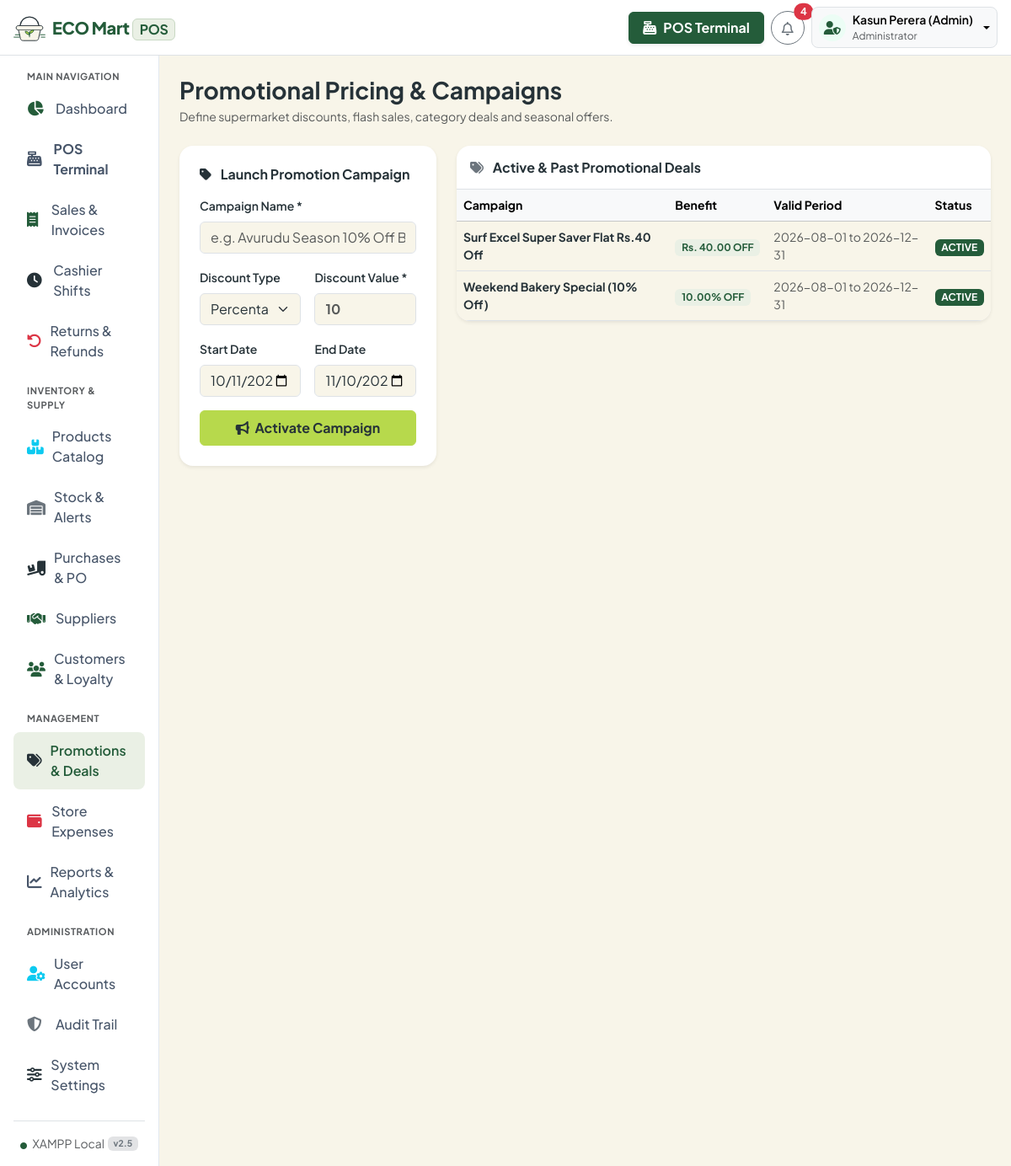
The app's page /promotions/index.php (signed in) with its own data.
### tables this page shows
CREATE TABLE `promotions` (
  `id` int(11) NOT NULL AUTO_INCREMENT,
  `title` varchar(150) NOT NULL,
  `type` enum('percentage','fixed','bogo') NOT NULL DEFAULT 'percentage',
  `value` decimal(10,2) NOT NULL DEFAULT 0.00,
  `category_id` int(11) DEFAULT NULL,
  `product_id` int(11) DEFAULT NULL,
  `min_spend` decimal(10,2) DEFAULT 0.00,
  `start_date` date NOT NULL,
  `end_date` date NOT NULL,
  `status` enum('active','inactive') DEFAULT 'active',
  PRIMARY KEY (`id`)
);

### promotions/index.php (the view, shortened to what this page needs)
<?php
require_once __DIR__ . '/../includes/header.php';
require_once __DIR__ . '/../includes/navbar.php';
$db = Database::getConnection();
$promos = $db->query("SELECT * FROM promotions ORDER BY id DESC")->fetchAll();
?>
<div class="d-flex">
    <?php require_once __DIR__ . '/../includes/sidebar.php'; ?>
    <div class="flex-grow-1 p-4" style="background: #f8fafc; min-height: calc(100vh - 65px);">
        <div class="d-flex flex-wrap justify-content-between align-items-center mb-4 gap-3">
            <div>
                <h3 class="fw-bold text-dark mb-1">Promotional Pricing & Campaigns</h3>
                <p class="text-muted small m-0">Define supermarket discounts, flash sales, category deals and seasonal offers.</p>
            </div>
        </div>
        <div class="row g-4">
            <div class="col-lg-4">
                <div class="card border-0 shadow-sm rounded-4 p-4 bg-white">
                    <h6 class="fw-bold mb-3"><i class="fa-solid fa-tag text-warning me-2"></i> Launch Promotion Campaign</h6>
                    <form method="POST" action="index.php" class="row g-3">
                        <div class="col-12">
                            <label class="form-label fw-semibold small">Campaign Name *</label>
                            <input type="text" name="title" class="form-control" placeholder="e.g. Avurudu Season 10% Off Bakery" required>
                        </div>
                        <div class="col-md-6">
                            <label class="form-label fw-semibold small">Discount Type</label>
                            <select name="type" class="form-select">
                                <option value="percentage">Percentage (%)</option>
                            </select>
                        </div>
                        <div class="col-md-6">
                            <label class="form-label fw-semibold small">Discount Value *</label>
                            <input type="number" step="0.5" name="value" class="form-control fw-bold" placeholder="10" required>
                        </div>
                        <div class="col-md-6">
                            <label class="form-label fw-semibold small">Start Date</label>
                            <input type="date" name="start_date" class="form-control" value="<?= date('Y-m-d') ?>">
                        </div>
                        <div class="col-md-6">
                            <label class="form-label fw-semibold small">End Date</label>
                            <input type="date" name="end_date" class="form-control" value="<?= date('Y-m-d', strtotime('+30 days')) ?>">
                        </div>
                        <div class="col-12">
                            <button type="submit" class="btn btn-warning w-100 fw-bold py-2"><i class="fa-solid fa-bullhorn me-1"></i> Activate Campaign</button>
                        </div>
                    </form>
                </div>
            </div>
            <div class="col-lg-8">
                <div class="card border-0 shadow-sm rounded-4 bg-white overflow-hidden">
                    <div class="p-3 border-bottom">
                        <h6 class="fw-bold m-0"><i class="fa-solid fa-tags text-secondary me-2"></i> Active & Past Promotional Deals</h6>
                    </div>
                    <div class="table-responsive">
                        <table class="table table-hover align-middle mb-0">
                            <thead class="table-light small text-muted">
                                <tr>
                                    <th>Campaign</th>
                                    <th>Benefit</th>
                                    <th>Valid Period</th>
                                    <th>Status</th>
                                </tr>
                            </thead>
                            <tbody>
                                <?php foreach ($promos as $pr): ?>
                                    <tr>
                                        <td class="fw-bold small text-dark"><?= htmlspecialchars($pr['title']) ?></td>
                                        <td>
                                            <span class="badge bg-success-subtle text-success fw-bold">
                                                <?= $pr['type'] === 'percentage' ? $pr['value'] . '% OFF' : 'Rs. ' . number_format($pr['value'], 2) . ' OFF' ?>
                                            </span>
                                        </td>
                                        <td class="small text-muted"><?= htmlspecialchars($pr['start_date']) ?> to <?= htmlspecialchars($pr['end_date']) ?></td>
                                        <td><span class="badge bg-success"><?= strtoupper($pr['status']) ?></span></td>
                                    </tr>
                                <?php endforeach; ?>
                            </tbody>
                        </table>
                    </div>
                </div>
            </div>
        </div>
    </div>
</div>
<?php require_once __DIR__ . '/../includes/footer.php'; ?>

### includes/header.php (style rules this page uses)
:root { --eco-primary: #245C3A; --eco-cream: #F8F5E9; --eco-accent: #B7D94C; --eco-text: #263238; --primary-emerald: var(--eco-primary); --primary-emerald-dark: #19452B; --primary-emerald-light: #EAF0E5; --pos-bg: var(--eco-cream); --bs-success: var(--eco-primary); --bs-success-rgb: 36, 92, 58; --bs-primary: var(--eco-primary); --bs-primary-rgb: 36, 92, 58; --bs-warning: var(--eco-accent); --bs-warning-rgb: 183, 217, 76; --bs-body-color: var(--eco-text); --bs-body-bg: var(--eco-cream); --bs-link-color: var(--eco-primary); --bs-link-hover-color: #19452B; --font-main: 'Plus Jakarta Sans', system-ui, -apple-system, sans-serif; --font-mono: 'JetBrains Mono', monospace; }
body { font-family: var(--font-main); background-color: var(--eco-cream); color: var(--eco-text); }
[style*="#f8fafc"], [style*="#f1f5f9"] { background-color: var(--eco-cream) !important; }
.text-success, .navbar-brand { color: var(--eco-primary) !important; }
.text-dark { color: var(--eco-text) !important; }
.btn-success, .bg-success, .badge-pos { background-color: var(--eco-primary) !important; border-color: var(--eco-primary) !important; }
.bg-success-subtle { background-color: #EAF0E5 !important; }
.btn-warning, .bg-warning { background-color: var(--eco-accent) !important; border-color: var(--eco-accent) !important; color: var(--eco-text) !important; }
.text-warning, .text-warning-emphasis { color: var(--eco-text) !important; }

### records on screen
promotions: title "Surf Excel Super Saver Flat Rs.40 Off", value "40.00", start_date "2026-08-01", end_date "2026-12-31", status "ACTIVE"
promotions: title "Weekend Bakery Special (10% Off)", value "10.00", start_date "2026-08-01", end_date "2026-12-31", status "ACTIVE"

### other values on screen
$unreadNotifs "4"
$currentUser "Kasun Perera (Admin)"
$currentRole "Administrator"
